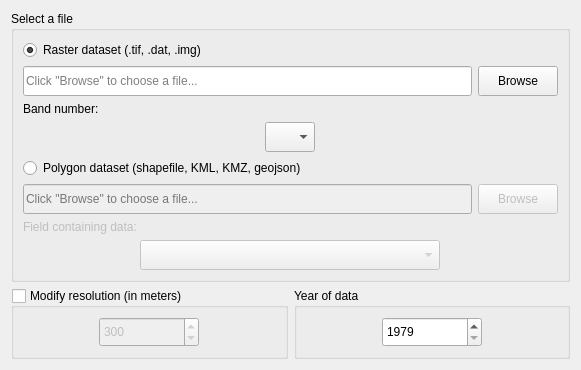
<?xml version="1.0" encoding="UTF-8"?>
<ui version="4.0">
 <class>WidgetDataIOImportSelectFileInput</class>
 <widget class="QWidget" name="WidgetDataIOImportSelectFileInput">
  <property name="geometry">
   <rect>
    <x>0</x>
    <y>0</y>
    <width>581</width>
    <height>344</height>
   </rect>
  </property>
  <property name="windowTitle">
   <string>Form</string>
  </property>
  <layout class="QVBoxLayout" name="verticalLayout">
   <item>
    <widget class="QGroupBox" name="groupBox_select_file">
     <property name="enabled">
      <bool>true</bool>
     </property>
     <property name="title">
      <string>Select a file</string>
     </property>
     <layout class="QGridLayout" name="gridLayout_3">
      <item row="5" column="0">
       <widget class="QLineEdit" name="lineEdit_vector_file">
        <property name="enabled">
         <bool>false</bool>
        </property>
        <property name="sizePolicy">
         <sizepolicy hsizetype="Expanding" vsizetype="Minimum">
          <horstretch>0</horstretch>
          <verstretch>0</verstretch>
         </sizepolicy>
        </property>
        <property name="minimumSize">
         <size>
          <width>0</width>
          <height>30</height>
         </size>
        </property>
        <property name="readOnly">
         <bool>true</bool>
        </property>
        <property name="placeholderText">
         <string>Click &quot;Browse&quot; to choose a file...</string>
        </property>
       </widget>
      </item>
      <item row="4" column="0" colspan="2">
       <widget class="QRadioButton" name="radio_polygon_input">
        <property name="text">
         <string>Polygon dataset (shapefile, KML, KMZ, geojson)</string>
        </property>
       </widget>
      </item>
      <item row="0" column="0" colspan="2">
       <widget class="QRadioButton" name="radio_raster_input">
        <property name="enabled">
         <bool>true</bool>
        </property>
        <property name="text">
         <string>Raster dataset (.tif, .dat, .img)</string>
        </property>
        <property name="checked">
         <bool>true</bool>
        </property>
       </widget>
      </item>
      <item row="5" column="1">
       <widget class="QPushButton" name="btn_polygon_dataset_browse">
        <property name="enabled">
         <bool>false</bool>
        </property>
        <property name="sizePolicy">
         <sizepolicy hsizetype="Minimum" vsizetype="Minimum">
          <horstretch>0</horstretch>
          <verstretch>0</verstretch>
         </sizepolicy>
        </property>
        <property name="minimumSize">
         <size>
          <width>0</width>
          <height>30</height>
         </size>
        </property>
        <property name="maximumSize">
         <size>
          <width>120</width>
          <height>16777215</height>
         </size>
        </property>
        <property name="text">
         <string>Browse</string>
        </property>
       </widget>
      </item>
      <item row="6" column="0" colspan="2">
       <widget class="QLabel" name="label_fieldname">
        <property name="enabled">
         <bool>false</bool>
        </property>
        <property name="text">
         <string>Field containing data:</string>
        </property>
       </widget>
      </item>
      <item row="1" column="0">
       <widget class="QLineEdit" name="lineEdit_raster_file">
        <property name="enabled">
         <bool>true</bool>
        </property>
        <property name="sizePolicy">
         <sizepolicy hsizetype="Expanding" vsizetype="Minimum">
          <horstretch>0</horstretch>
          <verstretch>0</verstretch>
         </sizepolicy>
        </property>
        <property name="minimumSize">
         <size>
          <width>0</width>
          <height>30</height>
         </size>
        </property>
        <property name="readOnly">
         <bool>true</bool>
        </property>
        <property name="placeholderText">
         <string>Click &quot;Browse&quot; to choose a file...</string>
        </property>
       </widget>
      </item>
      <item row="2" column="0">
       <widget class="QLabel" name="label_bandnumber">
        <property name="text">
         <string>Band number:</string>
        </property>
       </widget>
      </item>
      <item row="1" column="1">
       <widget class="QPushButton" name="btn_raster_dataset_browse">
        <property name="enabled">
         <bool>true</bool>
        </property>
        <property name="sizePolicy">
         <sizepolicy hsizetype="Minimum" vsizetype="Minimum">
          <horstretch>0</horstretch>
          <verstretch>0</verstretch>
         </sizepolicy>
        </property>
        <property name="minimumSize">
         <size>
          <width>0</width>
          <height>30</height>
         </size>
        </property>
        <property name="maximumSize">
         <size>
          <width>120</width>
          <height>16777215</height>
         </size>
        </property>
        <property name="text">
         <string>Browse</string>
        </property>
       </widget>
      </item>
      <item row="3" column="0" colspan="2" alignment="Qt::AlignHCenter">
       <widget class="QComboBox" name="comboBox_bandnumber">
        <property name="sizePolicy">
         <sizepolicy hsizetype="Preferred" vsizetype="Minimum">
          <horstretch>0</horstretch>
          <verstretch>0</verstretch>
         </sizepolicy>
        </property>
        <property name="minimumSize">
         <size>
          <width>0</width>
          <height>30</height>
         </size>
        </property>
        <property name="maximumSize">
         <size>
          <width>50</width>
          <height>16777215</height>
         </size>
        </property>
       </widget>
      </item>
      <item row="7" column="0" colspan="2" alignment="Qt::AlignHCenter">
       <widget class="QComboBox" name="comboBox_fieldname">
        <property name="enabled">
         <bool>false</bool>
        </property>
        <property name="sizePolicy">
         <sizepolicy hsizetype="Preferred" vsizetype="Minimum">
          <horstretch>0</horstretch>
          <verstretch>0</verstretch>
         </sizepolicy>
        </property>
        <property name="minimumSize">
         <size>
          <width>300</width>
          <height>30</height>
         </size>
        </property>
        <property name="maximumSize">
         <size>
          <width>16777215</width>
          <height>16777215</height>
         </size>
        </property>
       </widget>
      </item>
     </layout>
    </widget>
   </item>
   <item>
    <layout class="QHBoxLayout" name="horizontalLayout">
     <item>
      <widget class="QGroupBox" name="groupBox_output_resolution">
       <property name="title">
        <string>Modify resolution (in meters)</string>
       </property>
       <property name="checkable">
        <bool>true</bool>
       </property>
       <property name="checked">
        <bool>false</bool>
       </property>
       <layout class="QHBoxLayout" name="horizontalLayout_2">
        <item>
         <widget class="QSpinBox" name="spinBox_resolution">
          <property name="sizePolicy">
           <sizepolicy hsizetype="Minimum" vsizetype="Minimum">
            <horstretch>0</horstretch>
            <verstretch>0</verstretch>
           </sizepolicy>
          </property>
          <property name="minimumSize">
           <size>
            <width>100</width>
            <height>30</height>
           </size>
          </property>
          <property name="maximumSize">
           <size>
            <width>100</width>
            <height>16777215</height>
           </size>
          </property>
          <property name="minimum">
           <number>1</number>
          </property>
          <property name="maximum">
           <number>8000</number>
          </property>
          <property name="value">
           <number>300</number>
          </property>
         </widget>
        </item>
       </layout>
      </widget>
     </item>
     <item>
      <widget class="QGroupBox" name="groupBox_year">
       <property name="title">
        <string>Year of data</string>
       </property>
       <layout class="QVBoxLayout" name="verticalLayout_2">
        <item alignment="Qt::AlignHCenter">
         <widget class="QSpinBox" name="spinBox_data_year">
          <property name="sizePolicy">
           <sizepolicy hsizetype="Minimum" vsizetype="Minimum">
            <horstretch>0</horstretch>
            <verstretch>0</verstretch>
           </sizepolicy>
          </property>
          <property name="minimumSize">
           <size>
            <width>100</width>
            <height>30</height>
           </size>
          </property>
          <property name="maximumSize">
           <size>
            <width>120</width>
            <height>16777215</height>
           </size>
          </property>
          <property name="specialValueText">
           <string notr="true"/>
          </property>
          <property name="minimum">
           <number>1979</number>
          </property>
          <property name="maximum">
           <number>2030</number>
          </property>
         </widget>
        </item>
       </layout>
      </widget>
     </item>
    </layout>
   </item>
  </layout>
 </widget>
 <resources/>
 <connections/>
</ui>
